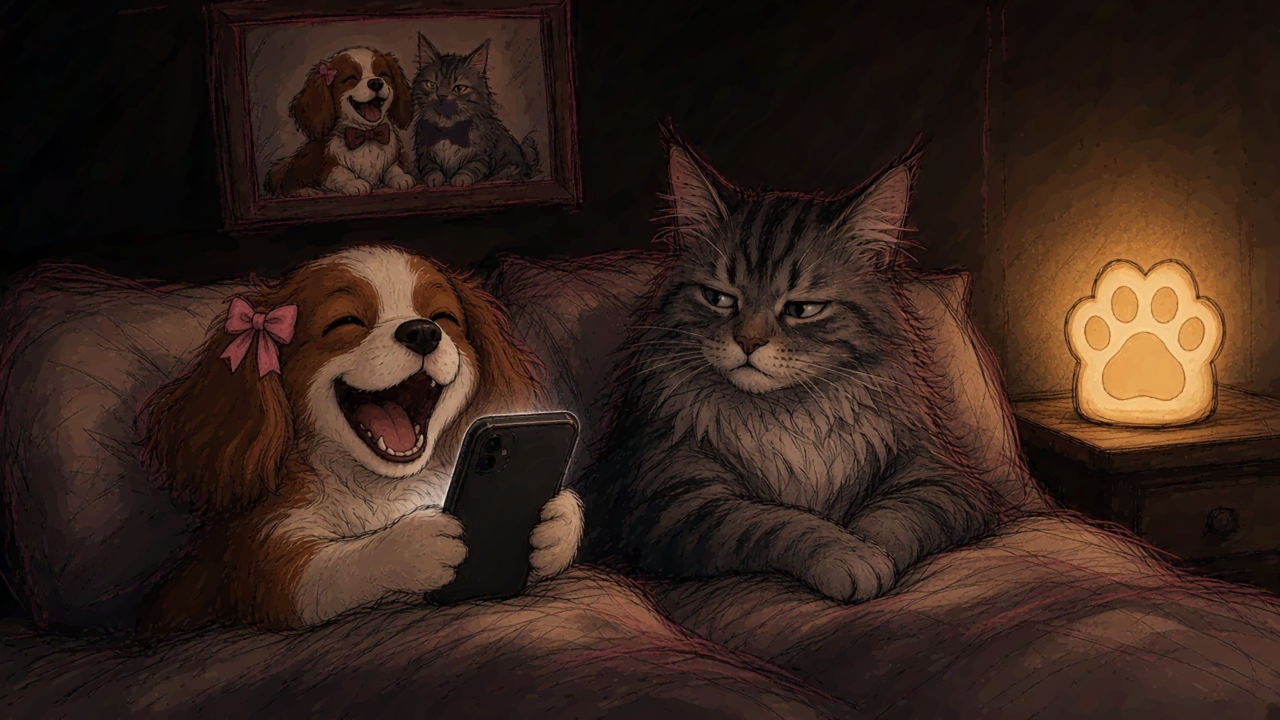
#> input picture projects/first-frame/stroke_paint/out/acc_paint.png, 2560 x 1440 px (shown at 1/2 size)
$ python animate_laugh_shake.py
#> lines starting #> are read from the running program, lines starting #| are printed output that depends on the picture
#!/usr/bin/env python3
"""Beat 1 preview: Cavalier laugh + body shake + ears waving (3s mp4)."""
from __future__ import annotations

import json
import math
import subprocess
from pathlib import Path

import numpy as np
from PIL import Image, ImageFilter

ROOT = Path(__file__).resolve().parents[1]
RIG = ROOT / "rig"
OUT = RIG / "out"
PAINT = ROOT / "stroke_paint" / "out" / "acc_paint.png"
EDIT = ROOT / "frame_01_s01_hero_v8_acc_edit.jpg"
W, H = 1280, 720
FPS = 24
DURATION = 3.0
NFRAMES = int(FPS * DURATION)


def load_mask(name: str) -> np.ndarray:
    return np.array(Image.open(RIG / "part_masks" / f"{name}.png")).astype(np.float32) / 255.0


def blur_m(m: np.ndarray, r: float = 1.5) -> np.ndarray:
    im = Image.fromarray((np.clip(m, 0, 1) * 255).astype(np.uint8), "L")
    return np.array(im.filter(ImageFilter.GaussianBlur(r))).astype(np.float32) / 255.0


# [30 lines left out: function warp_rotate, not called in this run]


def main() -> None:
    OUT.mkdir(parents=True, exist_ok=True)
    frames_dir = OUT / "frames_laugh"
    frames_dir.mkdir(exist_ok=True)

    paint_path = PAINT if PAINT.exists() else EDIT
    paint = np.array(Image.open(paint_path).convert("RGB").resize((W, H), Image.Resampling.LANCZOS))
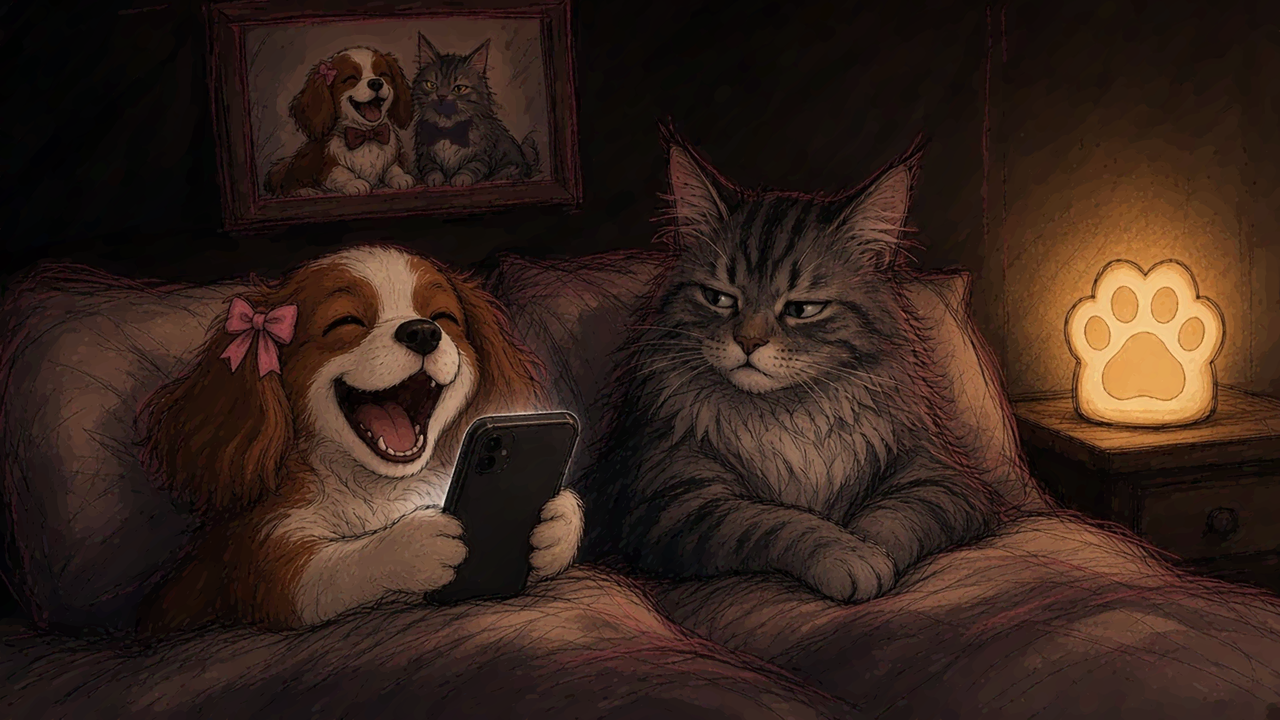
#> paint: shape (720, 1280, 3); mean R, G, B 53.8, 35.2, 27
#> (the run stopped early here; a loop or call above may not have finished)
